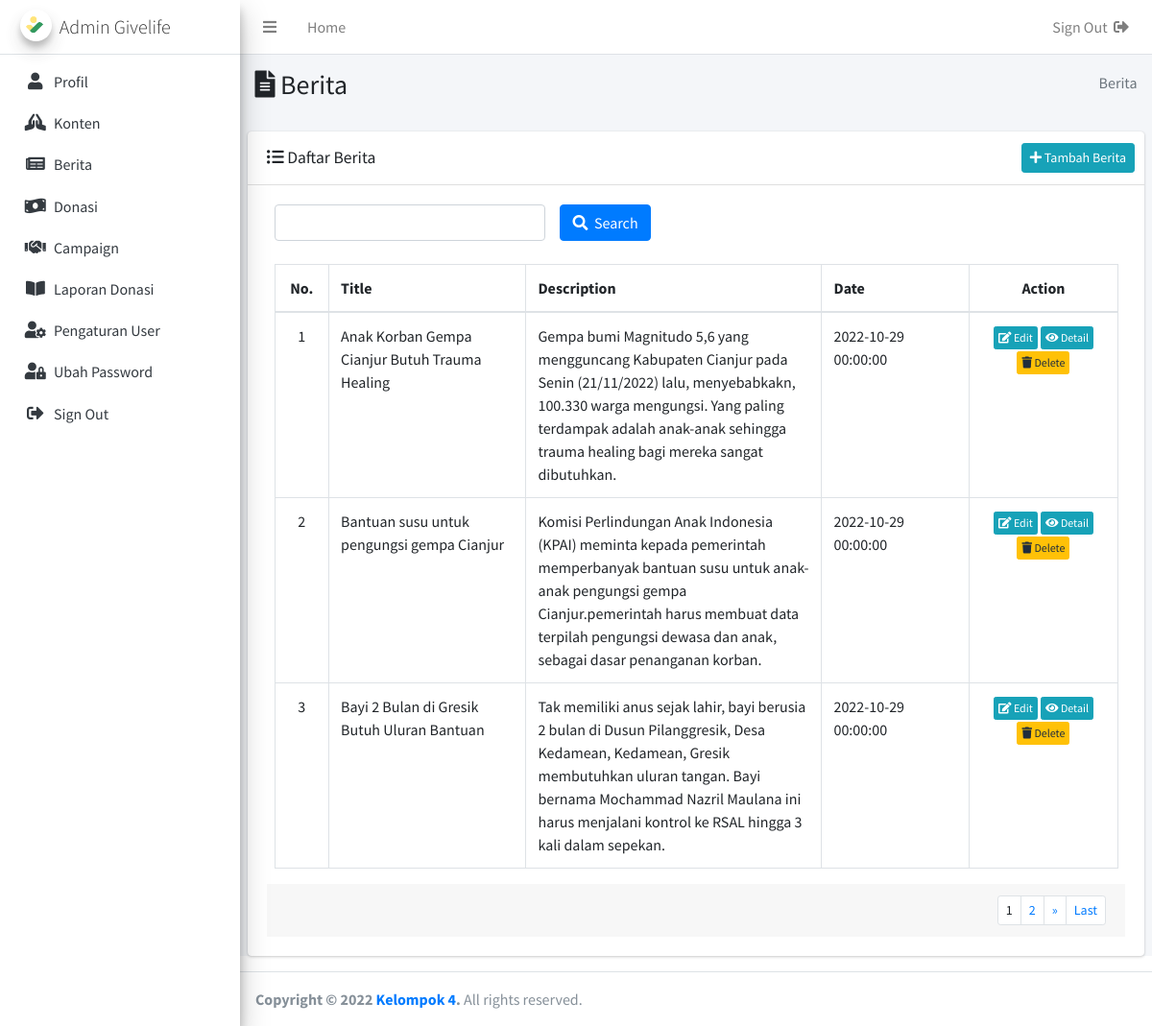
Screenshot of /admin/index.php?include=berita (signed in) with the database file from the repository.
### tables this page shows
CREATE TABLE `news` (
  `id_news` int(11) NOT NULL,
  `title` varchar(255) DEFAULT NULL,
  `image_news` varchar(100) DEFAULT NULL,
  `description` longtext DEFAULT NULL,
  `date` datetime DEFAULT NULL,
  `link` varchar(255) DEFAULT NULL
);

### admin/include/berita.php (the view, shortened to what this page needs)
<section class="content-header">
  <div class="container-fluid">
    <div class="row mb-2">
      <div class="col-sm-6">
        <h3><i class="fas fa-file-alt"></i> Berita</h3>
      </div>
      <div class="col-sm-6">
        <ol class="breadcrumb float-sm-right">
          <li class="breadcrumb-item active"> Berita</li>
        </ol>
      </div>
    </div>
  </div>
</section>
<section class="content">
        <div class="card">
          <div class="card-header">
            <h3 class="card-title" style="margin-top:5px;"><i class="fas fa-list-ul"></i> Daftar Berita</h3>
            <div class="card-tools">
            <a href="index.php?include=tambah-berita" class="btn btn-sm btn-info float-right">
              <i class="fas fa-plus"></i> Tambah Berita</a>
            </div>
          </div>
          <div class="card-body">
          <div class="col-md-12">
              <form method="post" action="index.php?include=berita">
                <div class="row">
                    <div class="col-md-4 bottom-10">
                      <input type="text" class="form-control" id="kata_kunci" name="katakunci">
                    </div>
                    <div class="col-md-5 bottom-10">
                      <button type="submit" class="btn btn-primary"><i class="fas fa-search"></i>&nbsp; Search</button>
                    </div>
                </div>
              </form>
            </div><br>
          <div class="col-sm-12">
            <table class="table table-bordered">
              <thead>
                <tr>
                  <th width="5%"><center>No.<center></th>
                  <th width="20%">Title</th>
                  <th width="30%">Description</th>
                  <th width="15%">Date</th>
                  <th width="15%"><center>Action</center></th>
                </tr>
              </thead>
              <tbody>
              <?php
                $batas = 3;
                if(!isset($_GET['halaman'])){
                    $posisi = 0;
                    $halaman = 1;
                }else{
                    $halaman = $_GET['halaman'];
                     $posisi = ($halaman-1) * $batas;
                }
                $sql_kon = "SELECT `id_news`,`title`,`description`,`date` FROM `news` ";
                  $sql_kon .= " ORDER BY `title` limit $posisi, $batas";
                  $query_kon = mysqli_query($koneksi,$sql_kon);
                  $posisi += 1;
                  while($data_kon = mysqli_fetch_row($query_kon)){
                    $id_news = $data_kon[0];
                    $title = $data_kon[1];
                    $description = $data_kon[2];
                    $date = $data_kon[3];
                ?>
                <tr>
                <td align="center"><?php echo $posisi;?></td>
                <td><?php echo $title;?></td>
                <td><?php echo $description;?></td>
                <td><?php echo $date;?></td>
                <td align="center">
                  <a href="index.php?include=edit-berita&data=<?php echo $id_news;?>" class="btn btn-xs btn-info"><i class="fas fa-edit"></i> Edit</a>
                  <a href="index.php?include=detail-berita&data=<?php echo $id_news;?>" class="btn btn-xs btn-info" title="Detail"><i class="fas fa-eye"></i> Detail</a>
                  <a href="javascript:if(confirm('Anda yakin ingin menghapus berita <?php echo $title; ?>?'))window.location.href = 'index.php?include=berita&aksi=hapus&data=<?php echo $id_news;?>&notif=hapusberitaberhasil'" class="btn btn-xs btn-warning"><i class="fas fa-trash" title="delete"></i> Delete</a>
                </td>
              </tr>
              <?php $posisi++;
              } ?>
              </tbody>
            </table>
          </div>
          <?php
          $sql_jum = "SELECT `id_news`,`title`,`description`,`date` FROM `news` ";
          $sql_jum .= " order by `title`";
          $query_jum = mysqli_query($koneksi, $sql_jum);
          $jum_data = mysqli_num_rows($query_jum);
          $jum_halaman = ceil($jum_data / $batas);
          ?>
          <div class="card-footer clearfix">
            <ul class="pagination pagination-sm m-0 float-right">
              <?php
          if($jum_halaman==0){
          }else if($jum_halaman==1){
              echo "<li class='page-item'><a class='page-link'>1</a></li>";
          }else{
              $sebelum = $halaman-1;
              $setelah = $halaman+1;
              if (isset($_POST["katakunci"])){
                  $katakunci_berita = $_POST["katakunci"];
                  if($halaman!=1){
                    echo "<li class='page-item'><a class='page-link' href='index.php?include=berita&katakunci=$katakunci_berita&halaman=1'>First</a></li>";
                    echo "<li class='page-item'><a class='page-link' href='index.php?include=berita&katakunci=$katakunci_berita&halaman=$sebelum'>«</a></li>";
                  }
                  for($i=1; $i<=$jum_halaman; $i++){
                  if ($i > $halaman - 5 and $i < $halaman + 5 ) {
                    if($i!=$halaman){
                        echo "<li class='page-item'><a class='page-link' href='index.php?include=berita&katakunci=$katakunci_berita&halaman=$i'>$i</a></li>";
                    }else{
                        echo "<li class='page-item'><a class='page-link'>$i</a></li>";
                    }
                  }
                  }
                  if($halaman!=$jum_halaman){
                      echo "<li class='page-item'>
                      <a class='page-link' href='index.php?include=berita&katakunci=$katakunci_berita&halaman=$setelah'>»</a></li>";
                      echo "<li class='page-item'><a class='page-link' href='index.php?include=berita&katakunci=$katakunci_berita&halaman=$jum_halaman'>Last</a></li>";
                  }
              }else{
                  for($i=1; $i<=$jum_halaman; $i++){
                  if ($i > $halaman - 5 and $i < $halaman + 5 ) {
                    if($i!=$halaman){
                        echo "<li class='page-item'><a class='page-link' href='index.php?include=berita&halaman=$i'>$i</a></li>";
                    }else{
                        echo "<li class='page-item'><a class='page-link'>$i</a></li>";
                    }
                  }
                  }
                  if($halaman!=$jum_halaman){
                      echo "<li class='page-item'><a class='page-link' href='index.php?include=berita&halaman=$setelah'>»</a></li>";
                      echo "<li class='page-item'><a class='page-link' href='index.php?include=berita&halaman=$jum_halaman'>Last</a></li>";
                    }
                  }
                }?>
            </ul>
          </div>
        </div>
</section>

### rows the page displays
news: title "Anak Korban Gempa Cianjur Butuh Trauma Healing", description "Gempa bumi Magnitudo 5,6 yang mengguncang Kabupaten Cianjur pada Senin (21/11/2022) lalu, menyebabkakn, 100.330 warga mengungsi. Yang paling terdampak adalah anak-anak sehingga trauma healing bagi mereka sangat dibutuhkan.", date "2022-10-29 00:00:00"
news: title "Bantuan susu untuk pengungsi gempa Cianjur", description "Komisi Perlindungan Anak Indonesia (KPAI) meminta kepada pemerintah memperbanyak bantuan susu untuk anak-anak pengungsi gempa Cianjur.pemerintah harus membuat data terpilah pengungsi dewasa dan anak, sebagai dasar penanganan korban.", date "2022-10-29 00:00:00"
news: title "Bayi 2 Bulan di Gresik Butuh Uluran Bantuan", description "Tak memiliki anus sejak lahir, bayi berusia 2 bulan di Dusun Pilanggresik, Desa Kedamean, Kedamean, Gresik membutuhkan uluran tangan. Bayi bernama Mochammad Nazril Maulana ini harus menjalani kontrol ke RSAL hingga 3 kali dalam sepekan.", date "2022-10-29 00:00:00"
